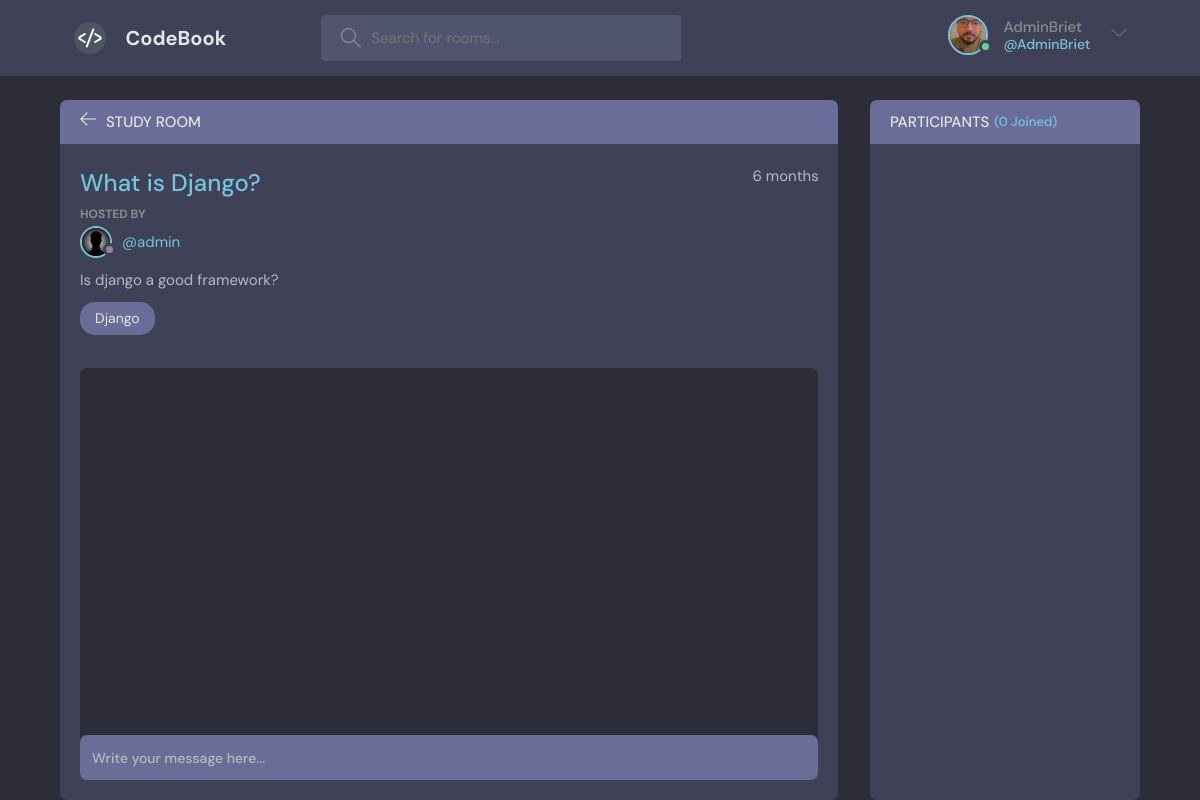
The page /detail/4/ (signed in) on the database its author committed.
### base/models.py (models this page shows, shortened)
class User(AbstractUser):
    genderChoice=(
        ('M','Male'),
        ('F','Female'),
        ('O','Other'),
    )
    name = models.CharField(max_length=25)
    email = models.EmailField(max_length=50)
    gender = models.CharField(max_length=25, choices=genderChoice)
    dob = models.DateField(null=True)
    phone = models.CharField(max_length=15)
    address = models.TextField(max_length=125)
    bio = models.TextField(max_length=500)
    avatar = models.ImageField(upload_to='avatars', default='nopic.jpg')
    status = models.BooleanField(default=True)
    def __str__(self):
        return self.username

class Room(models.Model):
    host = models.ForeignKey(User, on_delete=models.CASCADE)
    topic = models.ForeignKey(Topic, on_delete=models.CASCADE)
    name = models.CharField(max_length=200)
    description = models.TextField(max_length=1024)
    participants = models.ManyToManyField(User, related_name='participants', blank=True)
    files = models.FileField(upload_to="Room-files", blank=True)
    images = models.ImageField(upload_to="Room-images", blank=True)
    video = models.FileField(upload_to="Room-videos", blank=True, max_length=10000)
    created = models.DateTimeField(auto_now_add=True)
    updated = models.DateTimeField(auto_now=True)
    class Meta:
        ordering=['-updated', '-created']

class Topic(models.Model):
    name = models.CharField(max_length=200)
    def __str__(self):
        return self.name[:20]
    class Meta:
        ordering=['name']

### base/views.py (the view, shortened to what this page needs)
# urls.py: path('detail/<str:pk>/', views.detail, name='detail'),
@login_required(login_url='/login')
def detail(request, pk):
    obj = Room.objects.get(id=pk)
    room_message = obj.message_set.all().order_by('-created')
    participants = obj.participants.all()
    p_count = participants.count()
    return render(request, 'base/detail.html', {'obj':obj, 'room_message':room_message, 'participants':participants, 'p_count':p_count})

### base/templates/base/detail.html (shortened to what this page needs)
{% extends 'main.html'%} {% block content%}
<main class="profile-page layout layout--2">
  <div class="container">
    <div class="room">
      <div class="room__top">
        <div class="room__topLeft">
          <a href="/">
            <svg version="1.1" xmlns="http://www.w3.org/2000/svg" width="32" height="32" viewBox="0 0 32 32">
              <title>arrow-left</title>
              <path
                d="M13.723 2.286l-13.723 13.714 13.719 13.714 1.616-1.611-10.96-10.96h27.625v-2.286h-27.625l10.965-10.965-1.616-1.607z"
              ></path>
            </svg>
          </a>
          <h3>Study Room</h3>
        </div>
      </div>
      <div class="room__box scroll">
        <div class="room__header scroll">
          <div class="room__info">
            <h3>{{obj.name}}</h3>
            <span>{{obj.updated|timesince}}</span>
          </div>
          <div class="room__hosted">
            <p>Hosted By</p>
            <a href="#" class="room__author">
              <div class="avatar avatar--small">
                <img src="{{obj.host.avatar.url}}" />
              </div>
              <span>@{{obj.host}}</span>
            </a>
          </div>
          <div class="room__details">
            {{obj.description}}
          </div>
          <span class="room__topics">{{obj.topic}}</span>
        </div>
        <div class="room__conversation">
          <div class="threads scroll">
          </div>
        </div>
      </div>
      <div class="room__message">
        <form method="post" action=""><input name="body" type="text" placeholder="Write your message here..." />
        </form>
      </div>
    </div>
    <div class="participants">
      <h3 class="participants__top">Participants <span>({{p_count}} Joined)</span></h3>
      <div class="participants__list scroll">
      </div>
    </div>
  </div>
</main>
{% endblock %}

### templates/main.html (shortened to what this page needs)
<!DOCTYPE html>
{% load static %}
<html lang="en">
  <head>
    <link rel="stylesheet" href="{% static 'css/style.css' %}" />
  </head>
  <body>
    <header class="header header--loggedIn">
      <div class="container">
        <a href="/" class="header__logo">
          <img src="{% static 'images/codebook.webp' %}" />
          <h1>CodeBook</h1>
        </a>
        <form class="header__search" method="GET" action="{% url 'home'%}">
          <label>
            <input type='text' name = 'q' placeholder="Search for rooms..." />
          </label>
        </form>
        <nav class="header__menu">
          {% if request.user.is_authenticated%}
          <div class="header__user">
            <a href="{% url 'user-profile' request.user.id%}">
              <div class="avatar avatar--medium active">
                <img src="{{request.user.avatar.url}}">
              </div>
              <p>{{request.user.username}} <span>@{{request.user}}</span></p>
            </a>
            <button class="dropdown-button">
              <svg version="1.1" xmlns="http://www.w3.org/2000/svg" width="32" height="32" viewBox="0 0 32 32">
                <title>chevron-down</title>
                <path d="M16 21l-13-13h-3l16 16 16-16h-3l-13 13z"></path>
              </svg>
            </button>
            {% else %}
            <a class="btn btn--main" style="color:white" href="/login">
              Login/Sign up
            </a>
          {% endif %}
          </div>
        </nav>
      </div>
    </header>
    {% block content %}
    {% endblock %}
  </body>
</html>

### rows shown on the page
User: user.avatar (picture), user.username "AdminBriet", user "AdminBriet"
Room: name "What is Django?", updated "6 months", host.avatar (placeholder picture), host "admin", description "Is django a good framework?", topic "Django"

### other values the page prints
{{ p_count }} "0"
